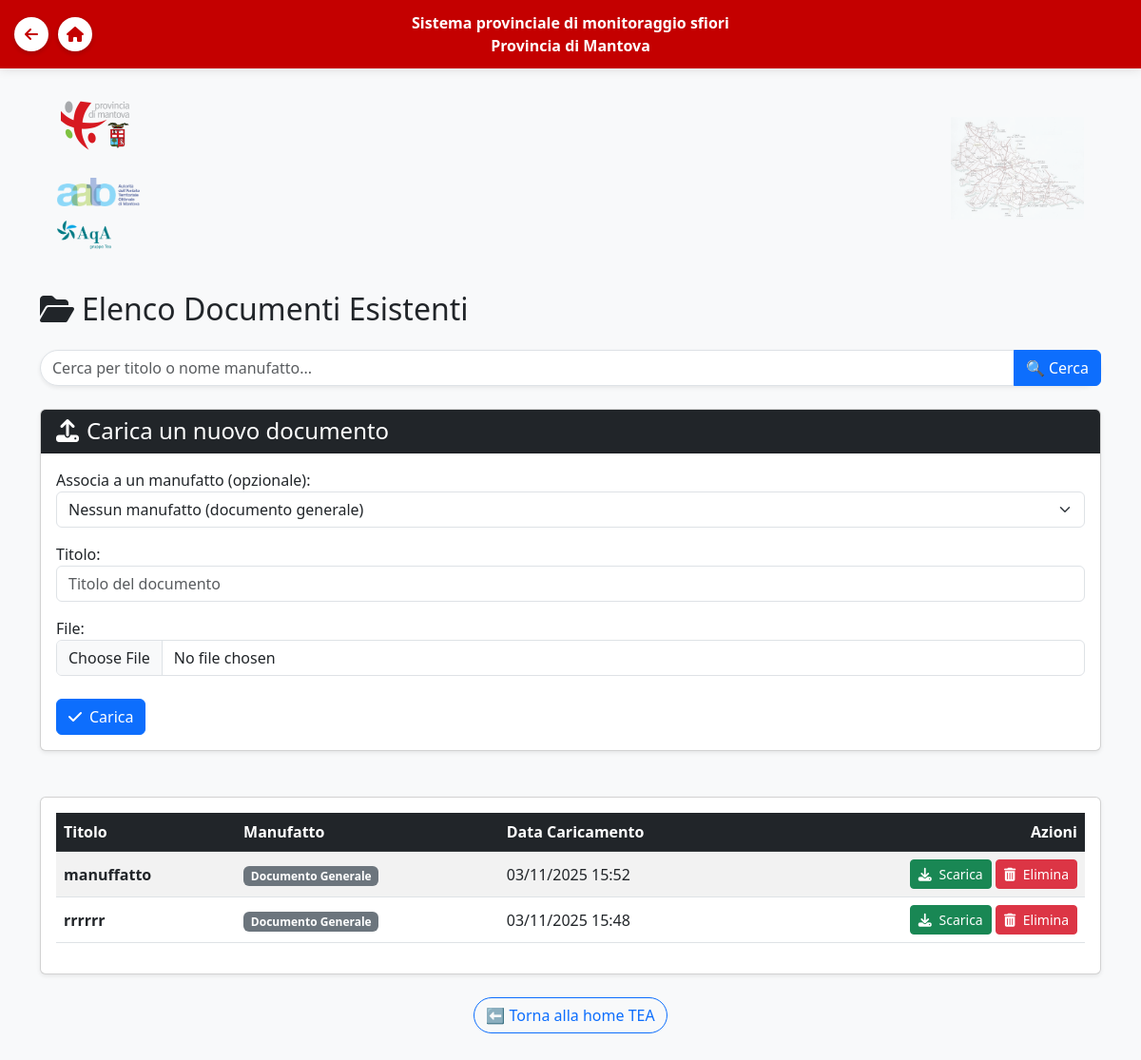
Page /manufatti/documenti/ (signed in) on the earlier database version.
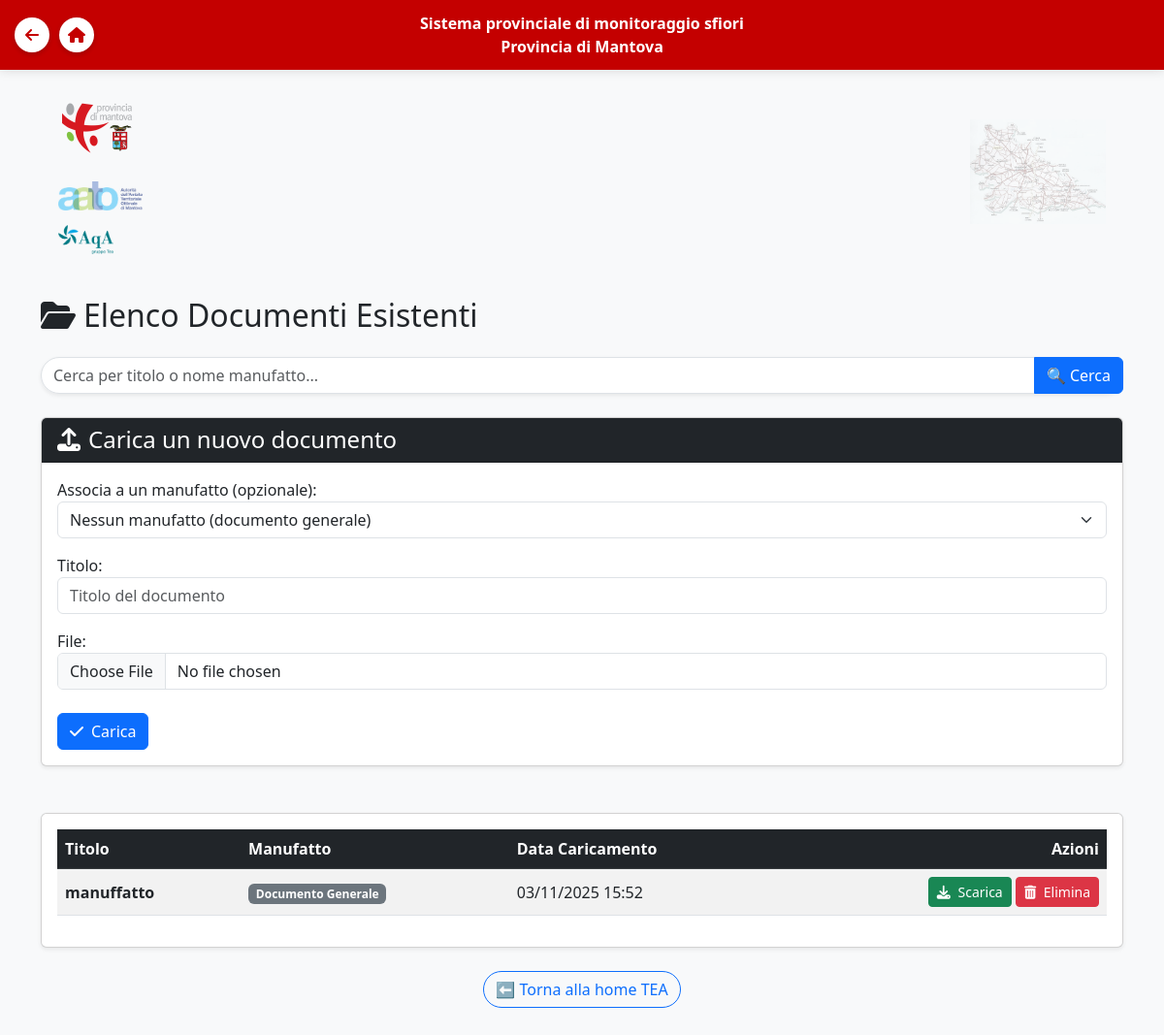
Same page on the later database version.
### manufatti/models.py (models this page shows, shortened)
class Documento(models.Model):
    manufatto = models.ForeignKey(
        Manufatto,
        on_delete=models.SET_NULL,
        related_name='documenti',
        null=True,
        blank=True
    )
    titolo = models.CharField(max_length=200)
    file = models.FileField(upload_to='documenti/%Y/%m/%d/')
    data_caricamento = models.DateTimeField(auto_now_add=True)

### manufatti/views.py (the view)
# urls.py: path('documenti/', views.lista_documenti, name='lista_documenti'),
@login_required
def lista_documenti(request):
    ente_utente = get_user_ente(request.user)
    query = request.GET.get('query')
    if request.method == 'POST':
        form = DocumentoForm(request.POST, request.FILES)
        if form.is_valid():
            form.save()
            messages.success(request, 'Documento caricato con successo!')
            return redirect('lista_documenti')
    else:
        form = DocumentoForm()
    documenti = Documento.objects.select_related('manufatto').order_by('-data_caricamento')
    if query:
        documenti = documenti.filter(Q(titolo__icontains=query) | Q(manufatto__nome__icontains=query))
    context = {
        'documenti': documenti,
        'form': form,
        'query': query,
        'ente_utente': ente_utente,
    }
    return render(request, 'manufatti/lista_documenti.html', context)

### manufatti/forms.py
class DocumentoForm(forms.ModelForm):
    def __init__(self, *args, **kwargs):
        super().__init__(*args, **kwargs)
        self.fields['manufatto'].empty_label = "Nessun manufatto (documento generale)"
        self.fields['manufatto'].label = "Associa a un manufatto (opzionale)"
    class Meta:
        model = Documento
        fields = ['manufatto', 'titolo', 'file']
        widgets = {
            'manufatto': forms.Select(attrs={'class': 'form-select'}),
            'titolo': forms.TextInput(attrs={'class': 'form-control', 'placeholder': 'Titolo del documento'}),
            'file': forms.FileInput(attrs={'class': 'form-control'}),
        }

### manufatti/models.py (called while the page is built)
    def __str__(self):
        return self.nome

### manufatti/views.py (called while the page is built)
def get_user_ente(user):
    if user.is_authenticated:
        try:
            return user.profilo.ente
        except Profilo.DoesNotExist:
            return 'TEA'
        except AttributeError:
            return 'TEA'
    return 'TEA'

### manufatti/templates/manufatti/lista_documenti.html (shortened to what this page needs)
{% extends "accounts/base.html" %}
{% block content %}
<div class="container mt-4 mb-5">
    <h2 class="mb-4"><i class="fas fa-folder-open me-2"></i>Elenco Documenti Esistenti</h2>
    <form method="GET" action="{% url 'lista_documenti' %}" class="mb-4">
        <div class="input-group shadow-sm rounded-pill">
            <input type="text" name="query" class="form-control rounded-start-pill"
                   placeholder="Cerca per titolo o nome manufatto..."
                   value="{{ query|default:'' }}">
            <button class="btn btn-primary" type="submit">🔍 Cerca</button>
        </div>
    </form>
    <div class="card shadow-sm mb-5">
        <div class="card-header bg-dark text-white">
            <h4 class="mb-0"><i class="fas fa-upload me-2"></i>Carica un nuovo documento</h4>
        </div>
        <div class="card-body">
            <form method="post" enctype="multipart/form-data">
                {{ form.as_p }}
                <button type="submit" class="btn btn-primary mt-2"><i class="fas fa-check me-2"></i>Carica</button>
            </form>
        </div>
    </div>
    <div class="card shadow-sm">
        <div class="card-body">
            {% if documenti %}
                <div class="table-responsive">
                    <table class="table table-striped table-hover align-middle">
                        <thead class="table-dark">
                            <tr>
                                <th scope="col">Titolo</th>
                                <th scope="col">Manufatto</th>
                                <th scope="col">Data Caricamento</th>
                                <th scope="col" class="text-end">Azioni</th>
                            </tr>
                        </thead>
                        <tbody>
                            {% for doc in documenti %}
                                <tr>
                                    <td><strong>{{ doc.titolo }}</strong></td>
                                    <td>
                                        {% if doc.manufatto %}
                                            <a href="{% url 'dettaglio_manufatto' doc.manufatto.id %}" class="text-primary">{{ doc.manufatto.nome }}</a>
                                        {% else %}
                                            <span class="badge bg-secondary">Documento Generale</span>
                                        {% endif %}
                                    </td>
                                    <td>{{ doc.data_caricamento|date:"d/m/Y H:i" }}</td>
                                    <td class="text-end">
                                       <a href="{% url 'scarica_documento' doc.id %}" class="btn btn-success btn-sm">
                                            <i class="fas fa-download me-1"></i> Scarica
                                        </a>
                                        <form method="post" action="{% url 'elimina_documento' doc.id %}" style="display: inline;" onsubmit="return confirm('Sei sicuro di voler eliminare questo documento?');">
                                            <button type="submit" class="btn btn-danger btn-sm">
                                                <i class="fas fa-trash-alt me-1"></i> Elimina
                                            </button>
                                        </form>
                                    </td>
                                </tr>
                            {% endfor %}
                        </tbody>
                    </table>
                </div>
            {% else %}
                <p class="text-center alert alert-info">Nessun documento trovato con i criteri di ricerca.</p>
            {% endif %}
        </div>
    </div>
    <div class="text-center mt-4">
        {% if ente_utente == 'AATO' %}
            <a href="{% url 'aato' %}" class="btn btn-outline-primary rounded-pill">⬅ Torna alla home AATO</a>
        {% else %}
            <a href="{% url 'tea' %}" class="btn btn-outline-primary rounded-pill">⬅ Torna alla home TEA</a>
        {% endif %}
    </div>
</div>
{% endblock %}

Differences in the rows shown:
removed Documento: titolo "rrrrrr", shows "Documento Generale", data_caricamento "03/11/2025 15:48"
